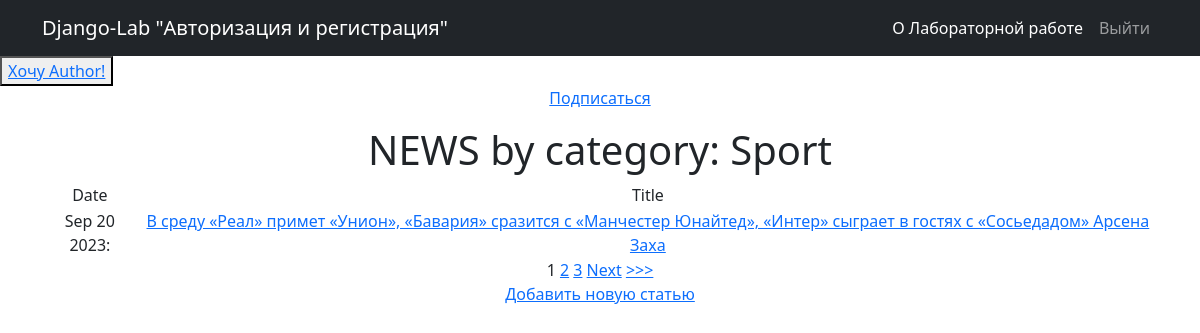
Page /news/categories/1 (signed in) on the committed database.
### news/models.py (models this page shows, shortened)
class Category(models.Model):
    name = models.CharField(max_length=128, unique=True)
    subscribers = models.ManyToManyField(User, blank=True, null=True, related_name='categories')

class Post(models.Model):
    author = models.ForeignKey(Author, on_delete=models.CASCADE, related_name='posts')
    post_type = models.CharField(max_length=24, choices=[('article', 'Статья'), ('news', 'Новость')])
    date = models.DateTimeField(auto_now_add=True)
    categories = models.ManyToManyField('Category', through='PostCategory')
    title = models.CharField(max_length=124)
    text = models.TextField(blank=False)
    rate = models.IntegerField(default=0)

### news/views.py (the view)
# urls.py: path('categories/<int:pk>', CategoryListView.as_view(), name='categories'),
class CategoryListView(NewsList):
    model = Post
    template_name = '../templates/flatpages/category_list.html'
    context_object_name = 'category_news_list'
    def get_queryset(self):
        self.category = get_object_or_404(Category, id=self.kwargs['pk'])
        queryset = Post.objects.filter(categories=self.category).order_by('-date')
        return queryset
    def get_context_data(self, **kwargs):
        context = super().get_context_data(**kwargs)
        context['is_not_subscriber'] = self.request.user not in self.category.subscribers.all()
        context['category'] = self.category
        return context

### news/views.py (called while the page is built)
    def get_context_data(self, **kwargs):
        context = super().get_context_data(**kwargs)
        context['filter'] = PostFilter(self.request.GET, queryset=self.get_queryset())
        context['is_not_author'] = not self.request.user.groups.filter(name='authors').exists()
        return context

### templates/flatpages/category_list.html (shortened to what this page needs)
{% extends 'flatpages/default.html'%}
{% block content %}
    {% if is_not_subscriber %}
        <p><a href="{% url 'subscribe' category.id %}">Подписаться</a></p>
    {% endif %}
    <h1>NEWS by category: {{category.name}}</h1>
   {% if category_news_list %}
    <table>
        <tr>
            <td>Date</td>
            <td>Title</td>
        </tr>
        {% for el in category_news_list  %}
        <tr>
            <td>{{el.date|date:'M d Y'}}:</td>
            <td><a href="{% url 'post_detail' el.id %}">{{el.title}}</a></td>
        {% endfor %}
        </tr>
    </table>
{% if is_paginated %}
    {% for num in page_obj.paginator.page_range %}
        {% if page_obj.number == num %}
            <a>{{ num }}</a>
        {% elif num > page_obj.number|add:'-2' and num < page_obj.number|add:'3'%}
            <a href="?page={{ num }}">{{ num }}</a>
        {% endif %}
    {% endfor %}
    {% if page_obj.has_next %}
        <a href="?page={{page_obj.next_page_number}}">Next</a>
        <a href="?page={{page_obj.paginator.num_pages}}">>>></a>
    {% endif %}
    <br><a href="{% url 'post_add' %}">Добавить новую статью</a>
{% endif %}
{% endif %}
{% endblock content %}

### rows in the picture
Category: name "Sport"
Post: date "Sep 20 2023", title "В среду «Реал» примет «Унион», «Бавария» сразится с «Манчестер Юнайтед», «Интер» сыграет в гостях с «Сосьедадом» Арсена Заха"

### other values in the picture
{{ num }} "1"
{{ num }} "2" "3"
